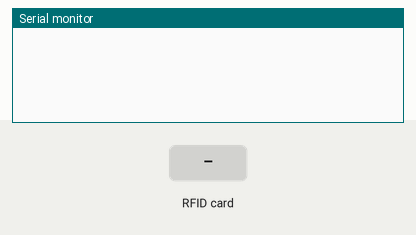
A sketch run on a simulated Arduino Uno, built with avr-gcc and run on an emulated ATmega328P. Parts: the last lines printed to the serial monitor. The inputs (shaded band) are chosen by the test bench.

Above: at 1.2 s.
1.3 s: RFID card 5E 7A 19 C4 held to the reader
At 2.2 s:
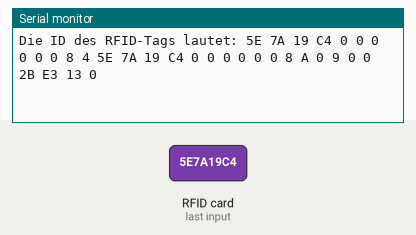
2.8 s: RFID card 5E 7A 19 C4 held to the reader
At 3.2 s:
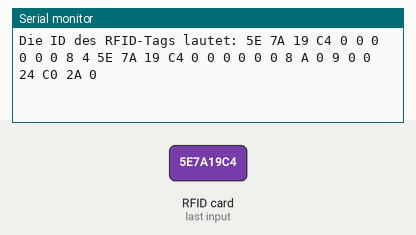
4.3 s: RFID card 5E 7A 19 C4 held to the reader
At 5.3 s:
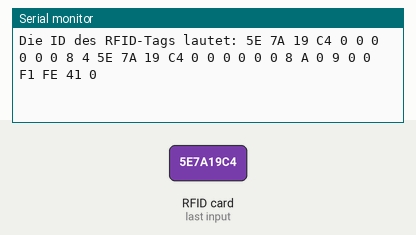

The sketch:

sketch_jun04a.ino
```cpp
#include <SPI.h>
#include <MFRC522.h>
#define SS_PIN 10
#define RST_PIN 9
MFRC522 mfrc522(SS_PIN, RST_PIN);


void setup() {

Serial.begin(9600);

SPI.begin();

mfrc522.PCD_Init();
}

void loop() {
if( ! mfrc522.PICC_IsNewCardPresent()) {
  return;
}

if( ! mfrc522.PICC_ReadCardSerial()) {
  return;
}

Serial.print("Die ID des RFID-Tags lautet: ");

for(byte i= 0; i < 32; i++) {
  Serial.print(mfrc522.uid.uidByte[i], HEX);
  Serial.print(" ");
}

Serial.println();

}
```

Measured:
- after the input at 1.3 s, the serial monitor: prints a new line at once (image 1)
- after the input at 2.8 s, the serial monitor: prints a new line at once (image 2)
- after the input at 4.3 s, the serial monitor: prints a new line at once (image 3)
